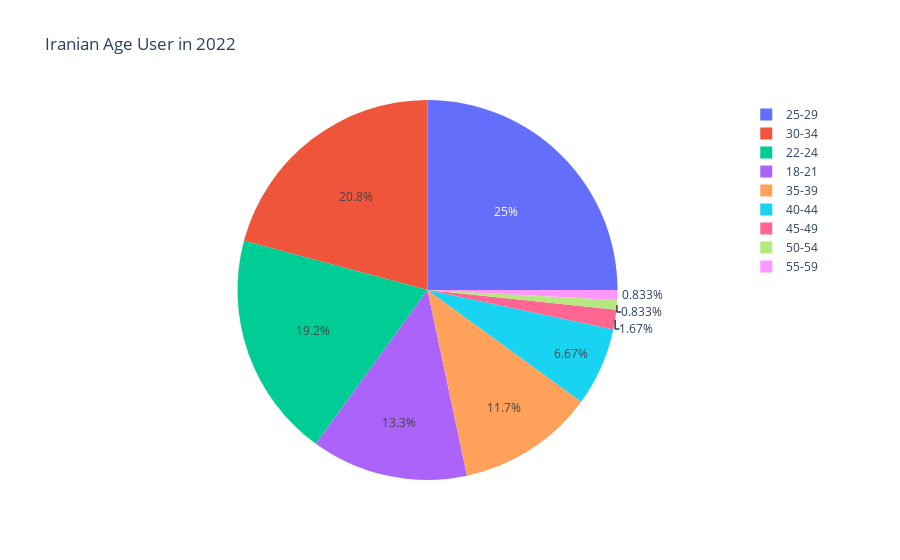

Write notebook code for a chart like this one.
### Code cell
px.pie(iran_2022['Q2'],names=iran_2022['Q2'],title='Iranian Age User in 2022')

### Figure 1 — Plotly figure (JSON) as saved in the notebook; plotly's stock layout.template omitted (floating-point values rounded to 4 significant figures)
{"data": [{"domain": {"x": [0, 1], "y": [0, 1]}, "hovertemplate": "label=%{label}<extra></extra>", "labels": ["18-21", "35-39", "30-34", "25-29", "35-39", "30-34", "35-39", "25-29", "22-24", "18-21", "25-29", "22-24", "22-24", "30-34", "35-39", "25-29", "18-21", "35-39", "40-44", "22-24", "30-34", "30-34", "25-29", "30-34", "30-34", "18-21", "25-29", "18-21", "40-44", "25-29", "25-29", "25-29", "22-24", "22-24", "40-44", "30-34", "30-34", "30-34", "30-34", "22-24", "22-24", "25-29", "25-29", "30-34", "25-29", "25-29", "22-24", "35-39", "40-44", "18-21", "35-39", "30-34", "25-29", "18-21", "30-34", "40-44", "40-44", "35-39", "25-29", "18-21", "22-24", "30-34", "25-29", "25-29", "45-49", "25-29", "30-34", "18-21", "30-34", "35-39", "25-29", "22-24", "18-21", "30-34", "50-54", "18-21", "35-39", "25-29", "30-34", "22-24", "25-29", "25-29", "30-34", "55-59", "40-44", "25-29", "22-24", "22-24", "35-39", "18-21", "40-44", "18-21", "22-24", "22-24", "30-34", "25-29", "25-29", "25-29", "18-21", "25-29", "18-21", "35-39", "35-39", "35-39", "45-49", "25-29", "30-34", "30-34", "30-34", "22-24", "22-24", "22-24", "22-24", "22-24", "22-24", "25-29", "30-34", "25-29", "22-24", "18-21"], "legendgroup": "", "name": "", "showlegend": true, "type": "pie"}], "layout": {"legend": {"tracegroupgap": 0}, "title": {"text": "Iranian Age User in 2022"}}}
